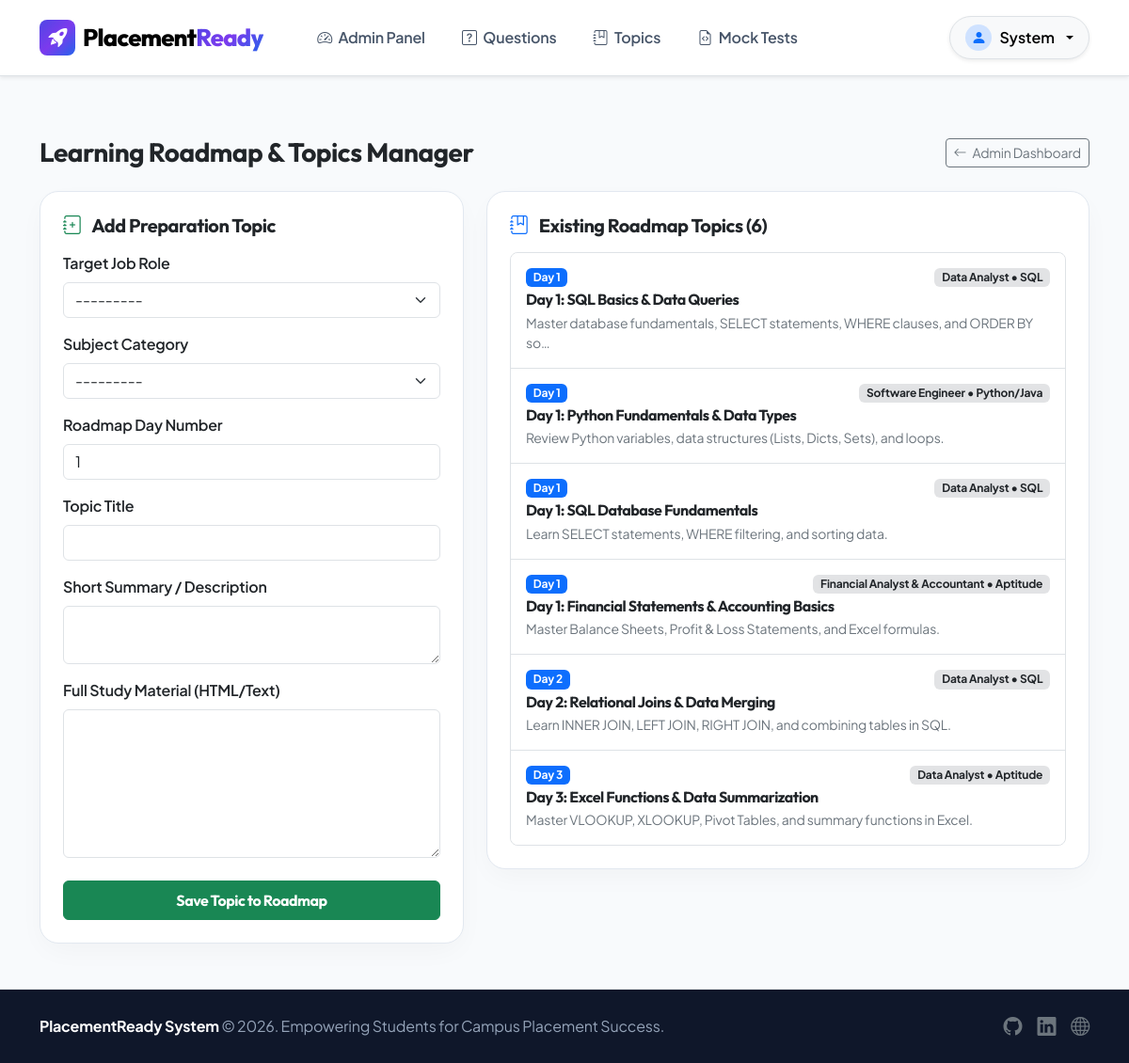
Screenshot of /admin-panel/topics/ (signed in) with the database file from the repository.
### placement_app/models.py (models this page shows, shortened)
class Topic(models.Model):
    category = models.ForeignKey(Category, on_delete=models.CASCADE, related_name='topics')
    target_role = models.ForeignKey(JobRole, on_delete=models.SET_NULL, null=True, blank=True, related_name='topics')
    title = models.CharField(max_length=200)
    description = models.TextField()
    day_number = models.IntegerField(default=1, help_text="Day in recommended roadmap")
    content = models.TextField(help_text="Detailed HTML study material")
    created_at = models.DateTimeField(auto_now_add=True)
    class Meta:
        ordering = ['day_number', 'id']

class JobRole(models.Model):
    name = models.CharField(max_length=100)
    departments = models.ManyToManyField(
        Department, related_name='job_roles', blank=True,
        help_text="Departments this role should be shown to"
    )
    description = models.TextField()
    icon_class = models.CharField(max_length=50, default="bi-briefcase-fill")
    required_skills = models.CharField(max_length=255, help_text="Comma separated skills")
    created_at = models.DateTimeField(auto_now_add=True)
    def __str__(self):
        return self.name

class Category(models.Model):
    name = models.CharField(max_length=100, unique=True)
    description = models.TextField(blank=True)
    icon_class = models.CharField(max_length=50, default="bi-folder-fill")
    class Meta:
        verbose_name_plural = "Categories"
    def __str__(self):
        return self.name

### placement_app/views.py (the view)
# urls.py: path('admin-panel/topics/', views.admin_manage_topics_view, name='admin_topics'),
@user_passes_test(is_admin)
def admin_manage_topics_view(request):
    topics = Topic.objects.select_related('category', 'target_role').all()
    if request.method == 'POST':
        form = TopicForm(request.POST)
        if form.is_valid():
            form.save()
            messages.success(request, "Topic added successfully!")
            return redirect('admin_topics')
    else:
        form = TopicForm()
    return render(request, 'placement_app/admin_topics.html', {
        'topics': topics,
        'form': form
    })

### placement_app/forms.py
class TopicForm(forms.ModelForm):
    class Meta:
        model = Topic
        fields = ['category', 'target_role', 'title', 'description', 'day_number', 'content']
        widgets = {
            'category': forms.Select(attrs={'class': 'form-select'}),
            'target_role': forms.Select(attrs={'class': 'form-select'}),
            'title': forms.TextInput(attrs={'class': 'form-control'}),
            'description': forms.Textarea(attrs={'class': 'form-control', 'rows': 2}),
            'day_number': forms.NumberInput(attrs={'class': 'form-control'}),
            'content': forms.Textarea(attrs={'class': 'form-control', 'rows': 6}),
        }

### placement_app/views.py (called while the page is built)
def is_admin(user):
    return user.is_authenticated and (user.is_staff or user.is_superuser)

### placement_app/templates/placement_app/admin_topics.html (shortened to what this page needs)
{% extends 'placement_app/base.html' %}
{% block content %}
<div class="container py-4">
    <div class="d-flex justify-content-between align-items-center mb-4">
        <h3 class="font-heading fw-bold text-dark mb-0">Learning Roadmap & Topics Manager</h3>
        <a href="{% url 'admin_dashboard' %}" class="btn btn-outline-secondary btn-sm"><i class="bi bi-arrow-left me-1"></i> Admin Dashboard</a>
    </div>
    <div class="row g-4">
        <div class="col-lg-5">
            <div class="card card-custom p-4 bg-white">
                <h5 class="font-heading fw-bold mb-3"><i class="bi bi-journal-plus text-success me-2"></i> Add Preparation Topic</h5>
                <form method="POST">
                    <div class="mb-3">
                        <label class="form-label fw-semibold">Target Job Role</label>
                        {{ form.target_role }}
                    </div>
                    <div class="mb-3">
                        <label class="form-label fw-semibold">Subject Category</label>
                        {{ form.category }}
                    </div>
                    <div class="mb-3">
                        <label class="form-label fw-semibold">Roadmap Day Number</label>
                        {{ form.day_number }}
                    </div>
                    <div class="mb-3">
                        <label class="form-label fw-semibold">Topic Title</label>
                        {{ form.title }}
                    </div>
                    <div class="mb-3">
                        <label class="form-label fw-semibold">Short Summary / Description</label>
                        {{ form.description }}
                    </div>
                    <div class="mb-4">
                        <label class="form-label fw-semibold">Full Study Material (HTML/Text)</label>
                        {{ form.content }}
                    </div>
                    <button type="submit" class="btn btn-success w-100 py-2 font-heading fw-bold">
                        Save Topic to Roadmap
                    </button>
                </form>
            </div>
        </div>
        <div class="col-lg-7">
            <div class="card card-custom p-4 bg-white">
                <h5 class="font-heading fw-bold mb-3"><i class="bi bi-journal-bookmark text-primary me-2"></i> Existing Roadmap Topics ({{ topics.count }})</h5>
                <div class="list-group list-group-flush rounded-3 border">
                    {% for topic in topics %}
                        <div class="list-group-item p-3">
                            <div class="d-flex justify-content-between align-items-center mb-1">
                                <span class="badge bg-primary text-white fw-bold">Day {{ topic.day_number }}</span>
                                <span class="badge bg-secondary-subtle text-dark">{{ topic.target_role.name|default:"All Roles" }} &bull; {{ topic.category.name }}</span>
                            </div>
                            <h6 class="fw-bold text-dark mb-1">{{ topic.title }}</h6>
                            <p class="text-secondary small mb-0">{{ topic.description|truncatechars:80 }}</p>
                        </div>
                    {% empty %}
                        <div class="p-4 text-center text-muted">No topics created yet.</div>
                    {% endfor %}
                </div>
            </div>
        </div>
    </div>
</div>
{% endblock %}

### placement_app/templates/placement_app/base.html (shortened to what this page needs)
<!DOCTYPE html>
<html lang="en">
<head>
    <link href="https://cdn.jsdelivr.net/npm/bootstrap@5.3.2/dist/css/bootstrap.min.css" rel="stylesheet">
    <link rel="stylesheet" href="https://cdn.jsdelivr.net/npm/bootstrap-icons@1.11.2/font/bootstrap-icons.min.css">
</head>
<body>
    <nav class="navbar navbar-expand-lg navbar-light bg-white border-bottom sticky-top py-3 shadow-sm">
        <div class="container">
            <a class="navbar-brand d-flex align-items-center gap-2" href="{% url 'home' %}">
                <div class="rounded-3 bg-gradient-hero text-white p-2 d-flex align-items-center justify-content-center" style="width: 38px; height: 38px;">
                    <i class="bi bi-rocket-takeoff-fill fs-5"></i>
                </div>
                <span>Placement<span class="text-gradient">Ready</span></span>
            </a>
            <div class="collapse navbar-collapse" id="navbarNav">
                <ul class="navbar-nav me-auto ms-lg-4 gap-1">
                    {% if user.is_authenticated %}
                        {% if user.is_staff %}
                            <li class="nav-item"><a class="nav-link" href="{% url 'admin_dashboard' %}"><i class="bi bi-speedometer2 me-1"></i> Admin Panel</a></li>
                            <li class="nav-item"><a class="nav-link" href="{% url 'admin_questions' %}"><i class="bi bi-question-square me-1"></i> Questions</a></li>
                            <li class="nav-item"><a class="nav-link" href="{% url 'admin_topics' %}"><i class="bi bi-journal-bookmark me-1"></i> Topics</a></li>
                            <li class="nav-item"><a class="nav-link" href="{% url 'admin_tests' %}"><i class="bi bi-file-earmark-code me-1"></i> Mock Tests</a></li>
                        {% endif %}
                    {% endif %}
                </ul>
                <div class="d-flex align-items-center gap-3 mt-3 mt-lg-0">
                    {% if user.is_authenticated %}
                        <div class="dropdown">
                            <button class="btn btn-light rounded-pill border dropdown-toggle px-3 py-2 fw-semibold d-flex align-items-center gap-2 shadow-sm" type="button" data-bs-toggle="dropdown">
                                <div class="rounded-circle bg-primary-subtle text-primary p-1 d-flex align-items-center justify-content-center" style="width: 28px; height: 28px;">
                                    <i class="bi bi-person-fill"></i>
                                </div>
                                <span>{{ user.first_name|default:user.username }}</span>
                            </button>
                        </div>
                    {% else %}
                        <a href="{% url 'login' %}" class="btn btn-light rounded-pill border px-4 py-2 fw-semibold">Log In</a>
                        <a href="{% url 'register' %}" class="btn btn-primary-pr rounded-pill">Student Registration</a>
                    {% endif %}
                </div>
            </div>
        </div>
    </nav>
    <main class="py-4">
        {% block content %}{% endblock %}
    </main>
    <footer class="py-4 border-top">
        <div class="container text-center text-md-between d-flex flex-column flex-md-row align-items-center justify-content-between">
            <div class="mb-2 mb-md-0">
                <span class="fw-bold text-white">PlacementReady System</span> &copy; 2026. Empowering Students for Campus Placement Success.
            </div>
            <div class="d-flex gap-3 fs-5">
                <a href="#" class="text-secondary"><i class="bi bi-github"></i></a>
                <a href="#" class="text-secondary"><i class="bi bi-linkedin"></i></a>
                <a href="#" class="text-secondary"><i class="bi bi-globe"></i></a>
            </div>
        </div>
    </footer>
</body>
</html>

### placement_app/templates/placement_app/base.html (style rules this page uses)
:root { --pr-primary: #6366f1; --pr-primary-dark: #4f46e5; --pr-secondary: #06b6d4; --pr-accent: #f59e0b; --pr-dark: #0f172a; --pr-card-bg: #ffffff; --pr-body-bg: #f8fafc; --pr-gradient-hero: linear-gradient(135deg, #4f46e5 0%, #7c3aed 50%, #2563eb 100%); --pr-border-radius: 20px; }
body { font-family: 'Plus Jakarta Sans', sans-serif; background-color: var(--pr-body-bg); color: #334155; min-height: 100vh; display: flex; flex-direction: column; letter-spacing: -0.2px; }
h1, h2, h3, h4, h5, h6, .font-heading { font-family: 'Outfit', sans-serif; font-weight: 700; letter-spacing: -0.5px; }
.card-custom { background: #ffffff; border-radius: var(--pr-border-radius); border: 1px solid #e2e8f0; box-shadow: 0 10px 30px -5px rgba(0, 0, 0, 0.04); transition: all 0.3s ease; }
.text-gradient { background: var(--pr-gradient-hero); -webkit-background-clip: text; -webkit-text-fill-color: transparent; }
.bg-gradient-hero { background: var(--pr-gradient-hero); color: white; }
.navbar-brand { font-family: 'Outfit', sans-serif; font-weight: 800; font-size: 1.6rem; letter-spacing: -0.8px; }
.nav-link { font-weight: 600; color: #475569; padding: 0.6rem 1.1rem !important; border-radius: 10px; transition: all 0.2s ease; }
footer { margin-top: auto; background-color: var(--pr-dark); color: #94a3b8; }

### rows the page displays
Topic: day_number "1", target_role.name "Data Analyst", category.name "SQL", title "Day 1: SQL Basics & Data Queries", description "Master database fundamentals, SELECT statements, WHERE clauses, and ORDER BY so…"
Topic: day_number "1", target_role.name "Software Engineer", category.name "Python/Java", title "Day 1: Python Fundamentals & Data Types", description "Review Python variables, data structures (Lists, Dicts, Sets), and loops."
Topic: day_number "1", target_role.name "Data Analyst", category.name "SQL", title "Day 1: SQL Database Fundamentals", description "Learn SELECT statements, WHERE filtering, and sorting data."
Topic: day_number "1", target_role.name "Financial Analyst & Accountant", category.name "Aptitude", title "Day 1: Financial Statements & Accounting Basics", description "Master Balance Sheets, Profit & Loss Statements, and Excel formulas."
Topic: day_number "2", target_role.name "Data Analyst", category.name "SQL", title "Day 2: Relational Joins & Data Merging", description "Learn INNER JOIN, LEFT JOIN, RIGHT JOIN, and combining tables in SQL."
Topic: day_number "3", target_role.name "Data Analyst", category.name "Aptitude", title "Day 3: Excel Functions & Data Summarization", description "Master VLOOKUP, XLOOKUP, Pivot Tables, and summary functions in Excel."

### other values shown
{{ user.first_name|default:user.username }} "System"
{{ topics.count }} "6"
